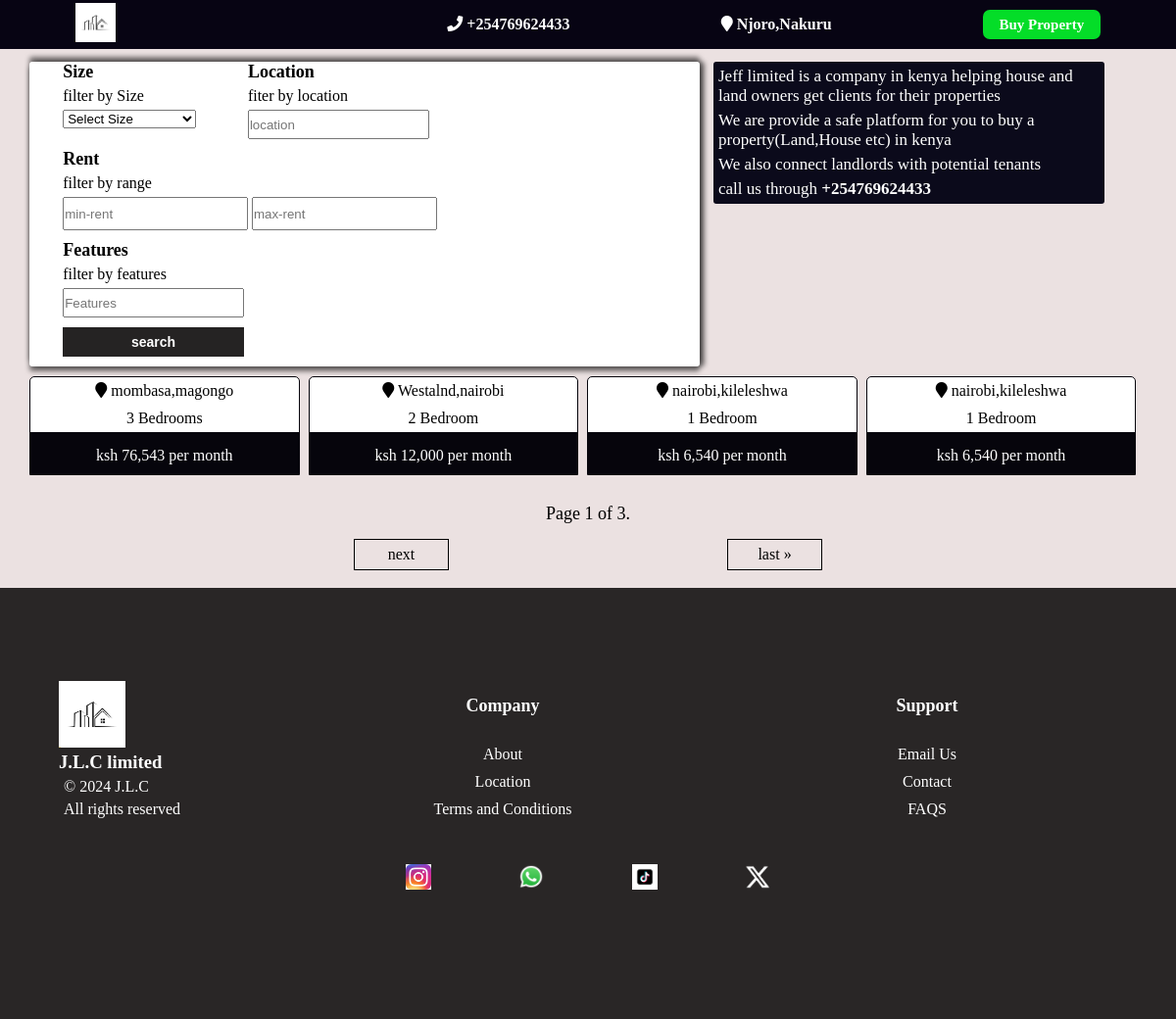
The page /view_property on the database as committed earlier.
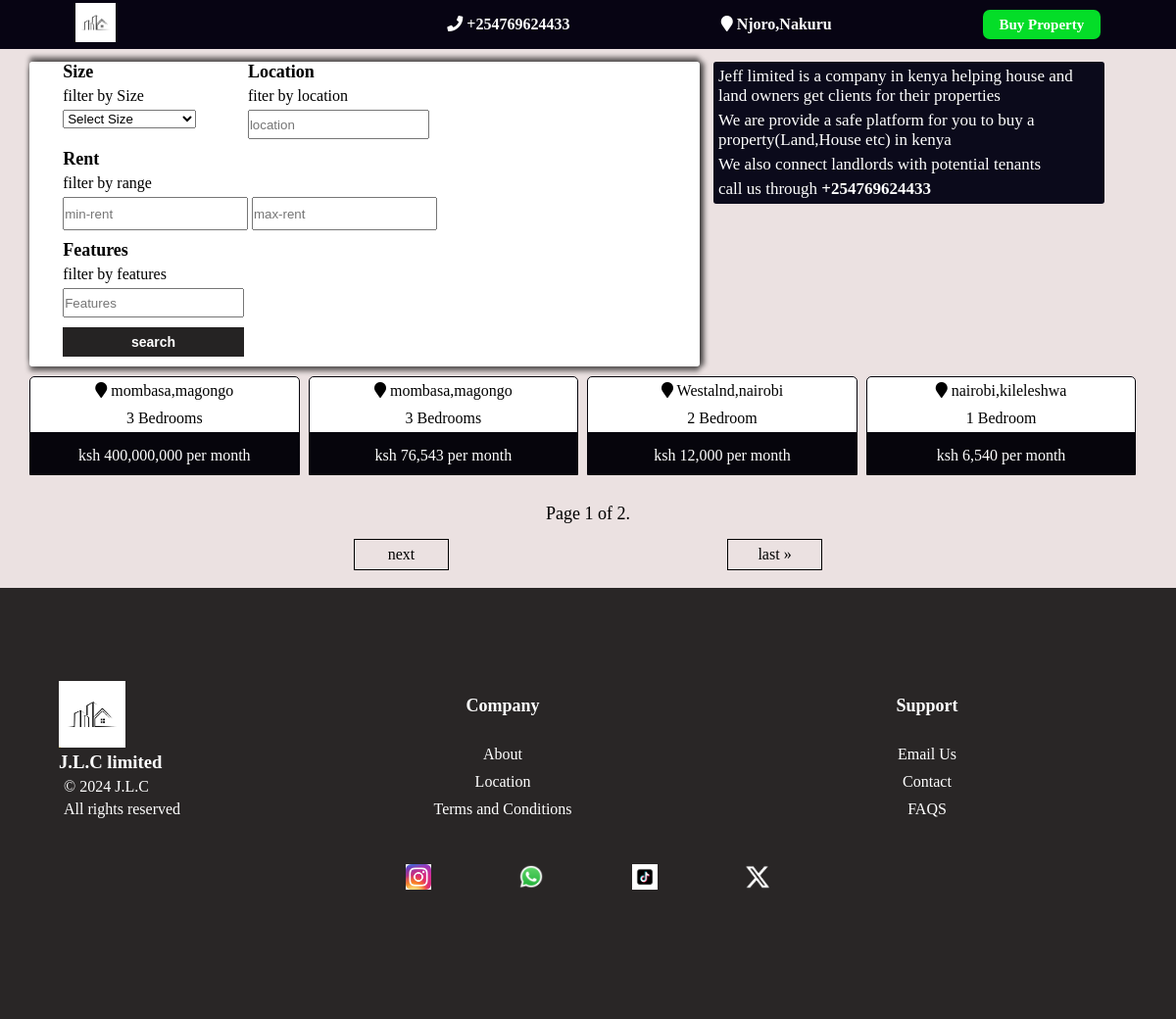
The same page on the database as committed later.
### app/models.py (models this page shows, shortened)
class Property_for_renting(models.Model):
    owner = models.ForeignKey(Profile,on_delete=models.CASCADE)
    apartment_name = models.CharField( max_length=500,null=True)
    size_choices=(
        ('single room' , 'single room'),
        ('Double room' , 'Double room'),
        ('Bedsitter' , 'Bedsitter'),
        ('1 Bedroom' , '1 Bedroom'),
        ('2 Bedrooms' , '2 Bedrooms'),
        ('3 Bedrooms' , '3 Bedrooms'),
        ('4 Bedrooms' , '4 Bedrooms'),
        ('5 Bedrooms' , '5 Bedrooms'),
        ('Above 5 Bedrooms' , 'Above 5 Bedrooms'),
    )
    size = models.CharField(choices=size_choices , max_length=50)
    features= models.TextField()
    location = models.CharField(max_length=1000)
    pin_location = models.CharField(null=True,blank=True,max_length=1000)
    main_image = models.ImageField(upload_to='images/' ,null=True)
    video = models.FileField(upload_to='videos/',blank=True, null=True)
    price = models.IntegerField()
    deposit = models.IntegerField(null=True,default=0)
    water_fee = models.IntegerField(null=True,default=0)
    garbage_fee = models.IntegerField(null=True,default=0)
    landlord_contact = models.CharField(max_length=20,null=True)
    caretaker_contact = models.CharField(max_length=20,blank=True,null=True)
    agent_name =  models.CharField(max_length=2000,blank=True,null=True)
    agent_contact =  models.CharField(max_length=20,blank=True,null=True)
    id_photo_front = models.ImageField(upload_to='images/' ,null=True)
    id_photo_back = models.ImageField(upload_to='images/' ,null=True)
    posted = models.DateTimeField(auto_now=True)
    is_available = models.BooleanField(default=True)

### app/views.py (the view)
# urls.py: path('view_property',views.view_properties,name='view_property'),
def view_properties(request):
     rentals = Property_for_renting.objects.all()
     paginator = Paginator(rentals, 4)
     page = request.GET.get('page')
     try:
          rentals = paginator.page(page)
     except PageNotAnInteger:
          rentals = paginator.page(1)
     except EmptyPage:
          rentals = paginator.page(paginator.num_pages)
     return render (request , 'rentals.html',{'rentals':rentals})

### templates/rentals.html (shortened to what this page needs)
{% extends 'header.html'%}
{% load static %}
{% load humanize %}
{%block content%}
<!DOCTYPE html>
<html lang="en">
<head>
    <link rel="stylesheet" href="{% static 'rentals.css' %}">
</head>
</head>
<body>
    <div class="main-container">
        <div class="search-container">
            <div class="form">
                <form method="POST" action="/search_rentals">
                    <div class="size">
                        <label for="Size">Size </label>
                        <span>filter by Size</span>
                        <select name="Size" id="size-filter">
                            <option value="">Select Size</option>
                        </select>
                    </div>
                    <div class="location">
                        <label for="search-location">Location </label>
                        <span>fiter by location</span>
                        <input type="search" name="location" placeholder="location">
                    </div>
                    <label for="Rent">Rent </label>
                    <span>filter by range</span>
                    <input type="number" class="min-rent" name="min-rent" placeholder="min-rent">
                    <input type="number" class="max-rent" name="max-rent" placeholder="max-rent">
                    <label for="Features">Features </label>
                    <span>filter by features</span>
                    <input type="search" name="Features" placeholder="Features">
                    <input type="submit" class="search-btn" value="search">
                </form>
            </div>
        </div>
        <div class="adverts">
            <p>Jeff limited is a company in kenya helping house and land owners get clients for their properties</p>
            <p>We are provide a safe platform for you to buy a property(Land,House etc) in kenya</p>
            <p>We also connect landlords with potential tenants </p>
            <p>call us through <b>+254769624433</b></p>
        </div>
        {% for rental in rentals reversed %}
        <a href="/property_details/{{rental.id}}">
            <div class="houses-container">
                <div class="details">
                     <p><i class="fa fa-map-marker" aria-hidden="true"></i> {{rental.location}}</p>
                     <p>{{rental.size}}</p>
                </div>
                <div class="cost">
                     <p style="padding-top: 5px;">ksh {{ rental.price|intcomma }} per month</p>
                </div>
             </div>
        </a>
        {% endfor %}
        <div class="pagination">
            <span class="step-links">
                <span class="current">
                    Page {{ rentals.number }} of {{ rentals.paginator.num_pages }}.
                </span>
                <ul>
                    {% if rentals.has_next %}
                    <a href="?page={{ rentals.next_page_number }}">
                       <li>next</li>
                    </a>
                    <a href="?page={{ rentals.paginator.num_pages }}">
                        <li>last &raquo;</li>
                    </a>
                    {% endif %}
                </ul>
            </span>
        </div>
    </div>
    {% endblock %}

Rows that differ between the two databases and show on the page:
removed Property_for_renting: location "nairobi,kileleshwa", size "1 Bedroom", price "6,540"
now on this page (row unchanged): Property_for_renting: location "mombasa,magongo", size "3 Bedrooms", price "400,000,000"
Other text that changed with them:
{{ rentals.paginator.num_pages }}: "3" → "2"
